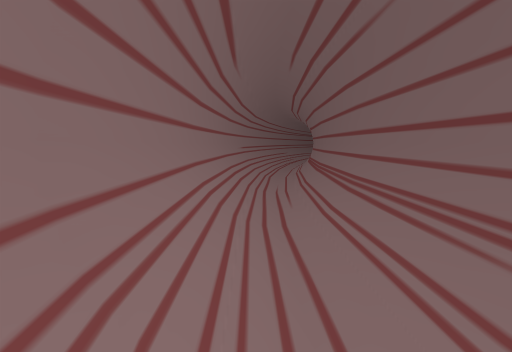
[1] (above)

16 first-person views from a walk through a scene from a Unity 3-D project. The camera is 1.3 m above the floor, tilts 6° down and sees 80° across. The floor is counted in squares, 1.19 m on a side. Each view is taken from the middle of a square. On the plan, view 1 faces up. The plan holds only what a view shows up to about 13 squares ahead; the rest is blank. The place goes on beyond the plan. The player character is not drawn.

[2]
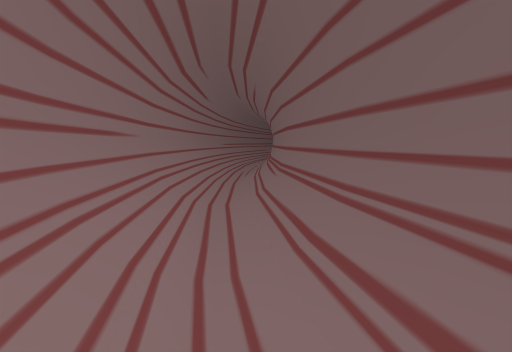

[3]
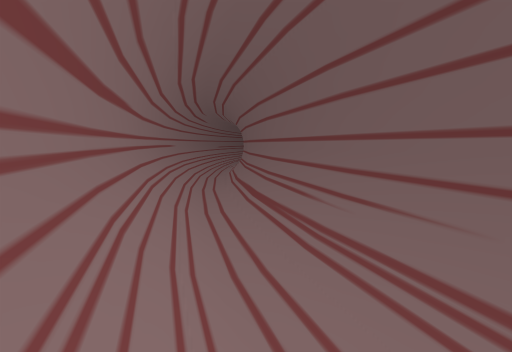

[4]
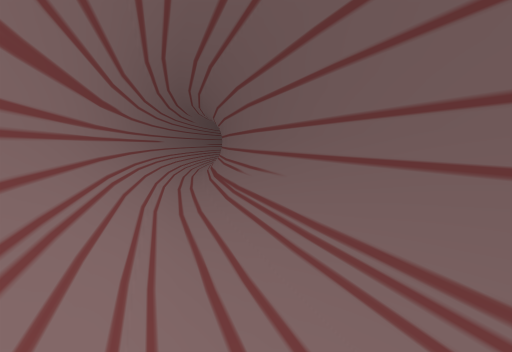

[5]
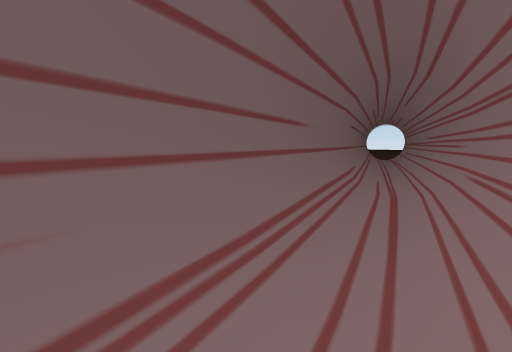

[6]
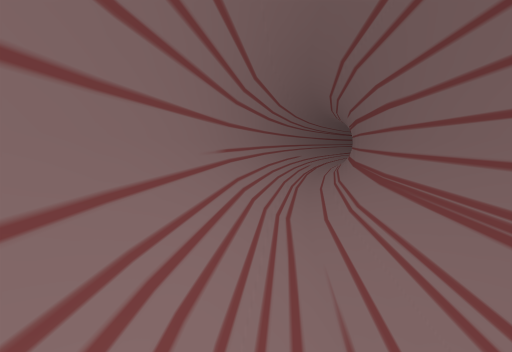

[7]
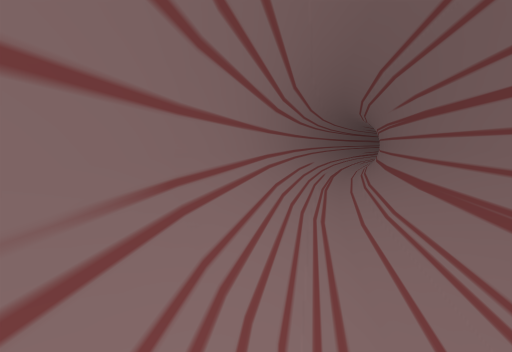

[8]
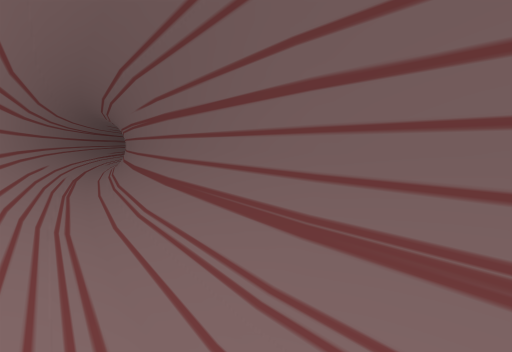

[9]
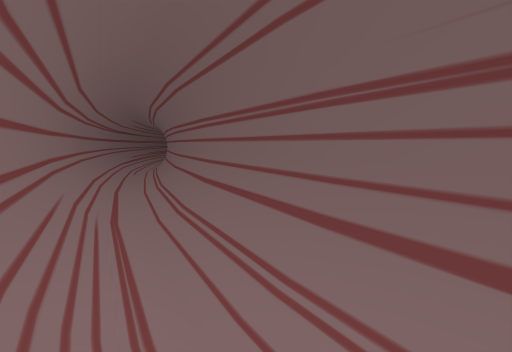

[10]
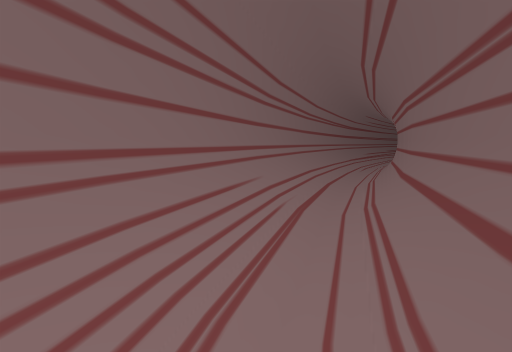

[11]
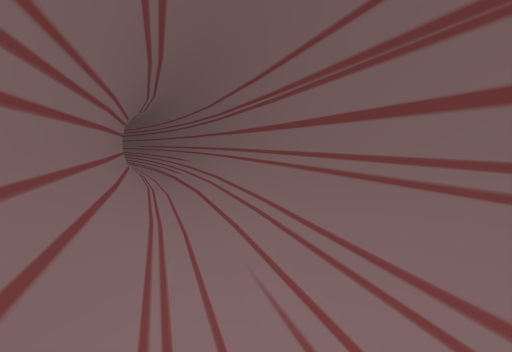

[12]
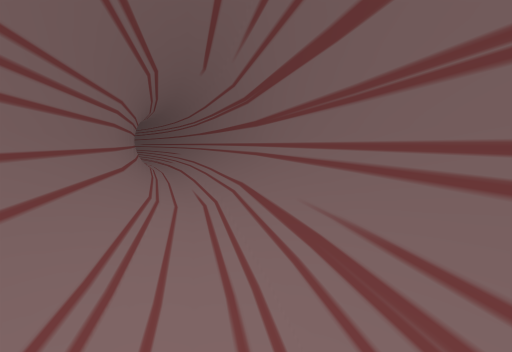

[13]
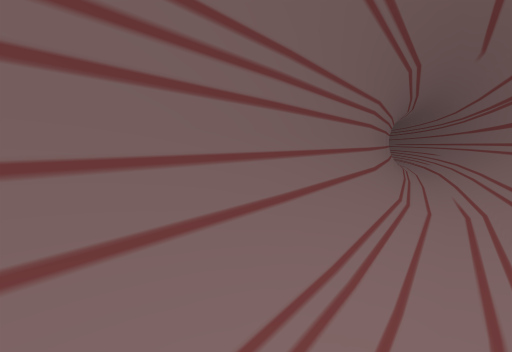

[14]
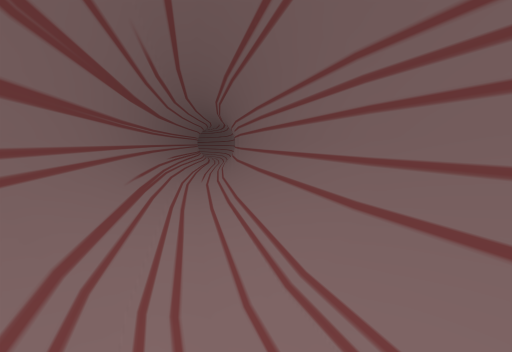

[15]
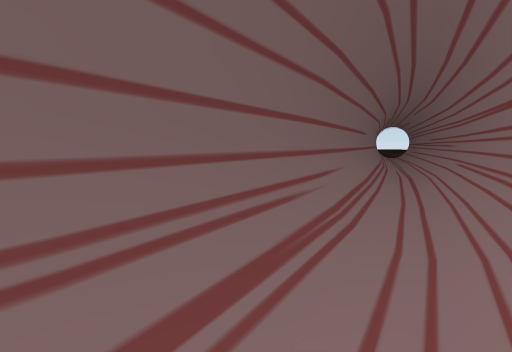

[16]
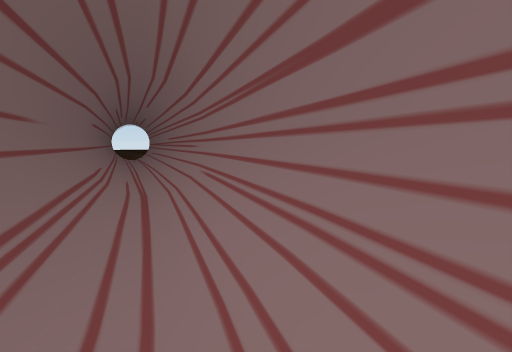

### Floor plan
Key: @ floor where view 1 was taken; # wall or solid block; . main floor; - floor 0.25 m lower than the main floor; / step, stairs or slope.
Columns run from 1 left of view 1 to 11 right of it. Each row starts with its distance up from view 1.
 33          ##.#
 32         ##//#
 31         #/.##
 30        ##.##
 29        #//#
 28       ##.##
 27       #//#
 26      ##.##
 25      #//#
 24     ##.##
 23     #//
 22    ##.#
 21    #//#
 20    #.##
 19   ##.#
 18   #//#
 17   #.##
 16  ##.#
 15  #/.#
 14  #//#
 13  #.##
 12  #.#
 11 ##.#
 10 #/.#
  9 #//#
  8 #//#
  7 #//#
  6 #//#
  5 #./#
  4 #./#
  3 #./#
  2 #./#
  1 #//#
  0 #@/#
 -1 #//#
 -2 #/.#
 -3 ##.#
 -4  #-##
 -5  #./#
 -6  #//#
 -7  #/.#
 -8  ##-##
 -9   #//#
-10   #/.#
-11   ##-##
-12    #//#
-13    #/-#
-14    ##-##
-15     #//#
-16     ##-#

Where each view was taken, in squares from view 1:
view 1: 0 up, 0 right, facing up
view 2: 4 down, 1 right, facing up
view 3: 10 down, 2 right, facing up
view 4: 12 down, 3 right, facing up
view 5: 8 down, 2 right, facing down-right
view 6: 6 up, 0 right, facing up
view 7: 9 up, 0 right, facing up
view 8: 9 up, 0 right, facing up-right
view 9: 15 up, 1 right, facing up-right
view 10: 15 up, 2 right, facing up
view 11: 29 up, 8 right, facing down-left
view 12: 33 up, 10 right, facing down-left
view 13: 33 up, 10 right, facing down
view 14: 27 up, 6 right, facing up-right
view 15: 4 down, 1 right, facing down-right
view 16: 8 down, 2 right, facing down
